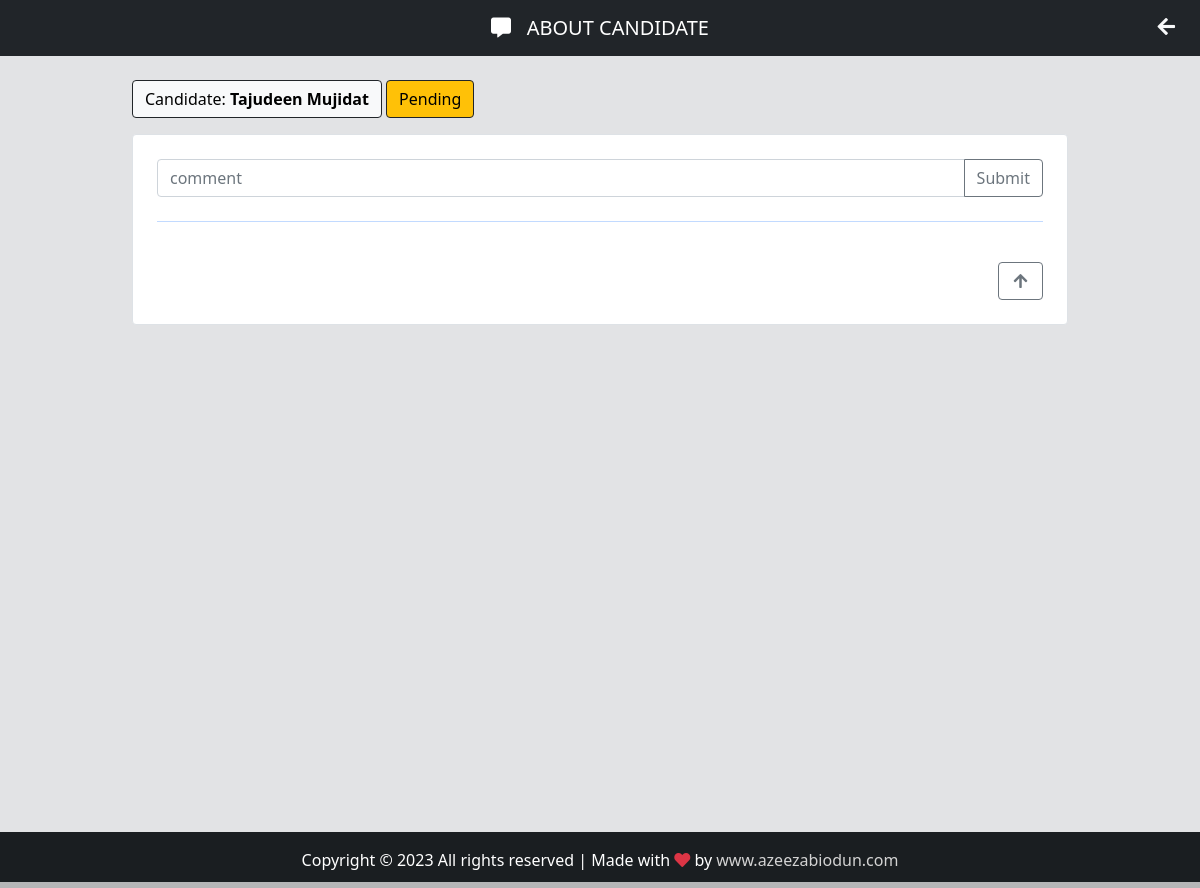
The app's page /chat-candidate/26/ (signed in) with its own data.
### app/models.py (models this page shows, shortened)
class candidate(models.Model):
    first_name = models.CharField(max_length=50)
    last_name = models.CharField(max_length=50)
    job = models.CharField(max_length=5, verbose_name='Job code')
    birth =models.DateField(auto_now=False, auto_now_add=False, verbose_name='Birthday')
    phone = models.CharField(max_length=18)
    personality = models.CharField(max_length=50, null=True, choices=PERSONALITY)
    salary = models.CharField(max_length=50, verbose_name='Salary expectation')
    gender = models.CharField(max_length=7)
    experience = models.BooleanField(null=True)
    smoker = models.CharField(max_length=10, null=True, choices=SMOKER, default="")
    email = models.EmailField(max_length=50)
    message = models.TextField(verbose_name='Presentation')
    file = models.FileField(upload_to='resume', blank=True, verbose_name='Resume')
    image = models.ImageField(upload_to='photo', blank=True, verbose_name='Photo')
    created_at = models.DateTimeField(auto_now_add=True)
    updated_at = models.DateTimeField(auto_now=True)
    Situation = models.CharField(max_length=50, null=True, choices=SITUATION, default='Pending')
    company_note = models.TextField(blank=True)
    frameworks = MultiSelectField(choices=FRAMEWORKS, default="", max_length=50)
    languages = MultiSelectField(choices=LANGUAGES, default="", max_length=50)
    databases = MultiSelectField(choices=DATABASES, default="", max_length=50)
    libraries = MultiSelectField(choices=LIBRARIES, default="", max_length=50)
    mobile = MultiSelectField(choices=MOBILE, default="", max_length=50)
    others = MultiSelectField(choices=OTHERS, default="", max_length=50)
    institution = models.CharField(max_length=50)
    course = models.CharField(max_length=50)
    started_course = models.DateField(auto_now=False, auto_now_add=False)
    finished_course = models.DateField(auto_now=False, auto_now_add=False)
    about_course = models.TextField()
    status_course = models.CharField(max_length=50, null=True, choices=STATUS_COURSE)
    company = models.CharField(max_length=50)
    position = models.CharField(max_length=50)
    started_job = models.DateField(auto_now=False, auto_now_add=False)
    finished_job = models.DateField(auto_now=False, auto_now_add=False)
    about_job = models.TextField()
    employed = models.BooleanField(null=True, verbose_name='I am employed')
    remote = models.BooleanField(null=True, verbose_name='I agree to work remotely')
    travel = models.BooleanField(null=True, verbose_name="I'm available for travel")

### app/views.py (the view)
# urls.py: path('chat-candidate/<int:id>/', views.chat_candidate, name='chat-candidate')
@login_required(login_url="loginpage")
@cache_control(no_cache=True, must_revalidate=True, no_store=True)
def chat_candidate(request, id):
    candidateObj = candidate.objects.get(pk=id)
    chat_candidate = ChartCandidate.objects.all().order_by('-dt')
    list_users = User.objects.all()
    if request.method == 'POST':
        form = ChatCandidateForm(request.POST or None)
        if form.is_valid():
            form.save()
            return redirect('chat-candidate', id=candidateObj.id)
    else:
        form = ChatCandidateForm()
    context = {
        'form': form,
        'chat_candidate': chat_candidate,
        'list_users': list_users,
        'candidateObj': candidateObj
    }
    return render(request, 'app/chat_candidate.html', context)

### app/forms.py
class ChatCandidateForm(forms.ModelForm):
    class Meta:
        model = ChartCandidate
        fields = "__all__"

### app/templates/app/chat_candidate.html (shortened to what this page needs)
{% extends 'base.html' %}
{% block footer-color %}style="color: #d3d3d3;" {% endblock footer-color %}>
{% block nav-content %}
<a class="navbar-brand flex-grow-1 text-center text-align to_center">
  <i class="fas fa-comment-alt"></i>&nbsp;&nbsp; ABOUT CANDIDATE
</a>
{% include 'partials/back.html' %}
{% endblock nav-content %}
{% block content %}
<div class="container mb-3 mt-4" id="chat-data">
  <button class="btn btn-light border-dark" style="cursor: default;">
    Candidate: <strong>{{ candidateObj.first_name }} {{ candidateObj.last_name }}</strong>
  </button>
  <button class="btn {% if candidateObj.Situation == 'Pending' %} btn-warning {% elif candidateObj.Situation == 'Approved' %} btn-success {% else %} btn-danger {% endif %} border-dark" style="cursor: default;">
    {{ candidateObj.Situation }}
  </button>
</div>
<div class='container mt-3 mb-5 card-chat'>
  <div class="card border p-4" id='top'>
    <form method="POST" nonvalidate>
       <div class="input-group mb-4">
          <input type='text' name="chat" class="form-control" placeholder="comment">
          <button class="btn btn-outline-secondary" type="submit">Submit</button>
       </div>
       <hr class="text-primary border-5">
    </form>
    {% include 'partials/go_up.html' %}
  </div>
</div>
{% endblock content %}

### static/css/style.css (style rules this page uses)
html, body { scroll-behavior: smooth; height: 100%; margin: 0; max-width: 100%; }
a { text-decoration: none !important; }
.to_center { left:50%; transform: translateX(-50%); position: relative; }
#chat-data { width: 80%; }
.card-chat { width: 80%; font-size: 14px; overflow-y: auto; height: 700px; scroll-behavior: smooth; }

### app/templates/app/chat_candidate.html (style rules this page uses)
body { background-color: #e2e3e5 }

### records on screen
candidate: first_name "Tajudeen", last_name "Mujidat", Situation "Pending"
